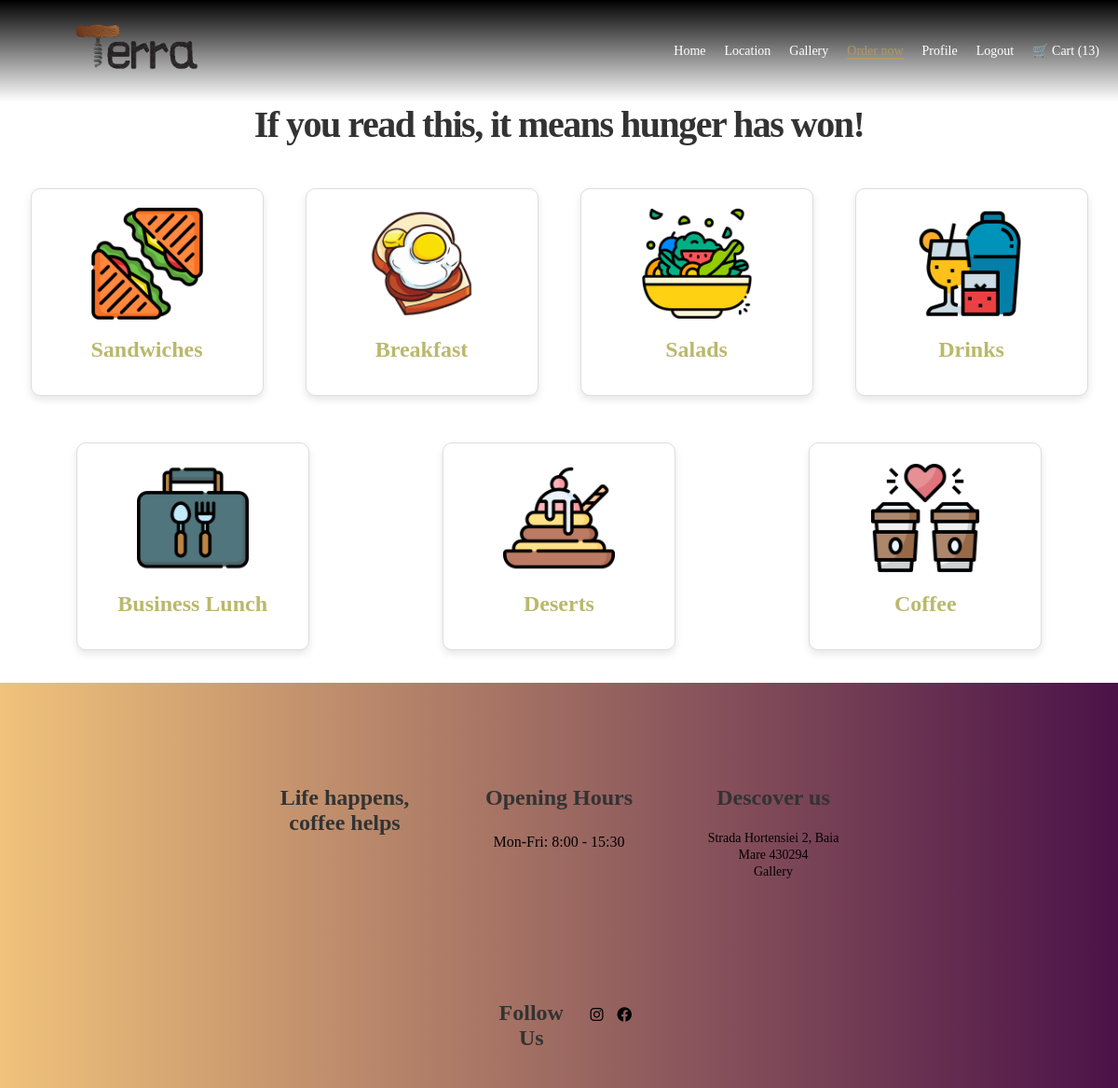
The page /order/ (signed in) on the database its author committed.
### order_app/models.py (models this page shows, shortened)
class Category( models.Model):
    name_category = models.CharField(max_length = 30)
    image = models.ImageField(upload_to='categories_img/', blank=True, null=True)

### order_app/views.py (the view)
# urls.py: path('', views.orderNow_view, name='order'),
@login_required(login_url='/login/')
def orderNow_view(request):
    categories = Category.objects.all()
    return render(request, 'order.html', {'categories': categories})

### cart/views.py (called while the page is built)
def cart_total_quantity(request): # for the context processor to show everywhere
    if request.user.is_authenticated:
        total_quantity = sum(item.quantity for item in Cart.objects.filter(user=request.user))
    else:
        total_quantity = 0
    return {'total_quantity': total_quantity}

### order_app/templates/order.html
{% extends 'base.html' %}
{% load static %}
{% block content %}
<div class="container-cards">
    <h1 class="general-text">If you read this, it means hunger has won!</h1>
    {% if categories %}
        <div class="row">
            {% for category in categories %}
                <a href="{% url 'category_products' category.name_category %}" class="category-card">
                    {% if category.image %}
                        <img src="{{ category.image.url }}" class="card-img">
                    {% else %}
                        <img src="media/categories_img/default_img.png" class="card-img">
                    {% endif %}
                    <h5 class="card-title">{{ category.name_category }}</h5>
                </a>
            {% endfor %}
        </div>
    {% else %}
        <p class="text-center">Nu există categorii disponibile.</p>
    {% endif %}
</div>
{% endblock %}

### home_app/static/styles.css (style rules this page uses)
* { box-sizing :border-box; margin: 0; }
h1 { font-weight: 700; letter-spacing: -1.5px; margin: 0; margin-bottom: 15px; }
a { color: #333; font-size: 14px; text-decoration: none; margin: 15px 0; transition: 0.3s ease-in-out; }
.container-cards { padding: 20px; max-width: 1200px; margin: 0 auto; margin-top: 90px; }
.general-text { text-align: center; font-size: 2.5rem; margin-bottom: 30px; color: #333; }
.row { display: flex; flex-wrap: wrap; justify-content: space-around; gap: 20px; }
.category-card { background-color: #fff; border: 1px solid #ddd; border-radius: 10px; box-shadow: 0 4px 8px rgba(0, 0, 0, 0.1); padding: 20px; width: 250px; text-align: center; transition: transform 0.3s ease, box-shadow 0.3s ease; }
.card-img { width: 100%; height: 120px; object-fit:contain; border-radius: 10px 10px 0 0; margin-bottom: 15px; }
.card-title { font-size: 1.5rem; color: #BAB86C; margin-bottom: 15px; }

### rows shown on the page
Category: image (picture), name_category "Sandwiches"
Category: image (picture), name_category "Breakfast"
Category: image (picture), name_category "Salads"
Category: image (picture), name_category "Drinks"
Category: image (picture), name_category "Business Lunch"
Category: image (picture), name_category "Deserts"
Category: image (picture), name_category "Coffee"

### other values the page prints
{{ total_quantity }} "13"
